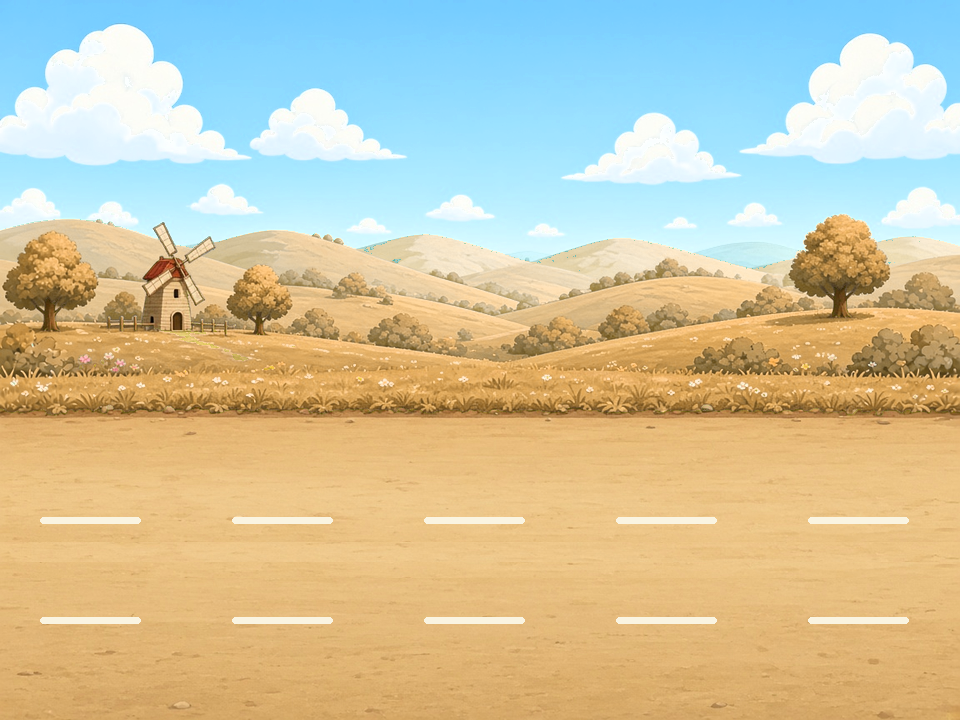
#> input picture project/assets/backdrop_desert.png, 960 x 720 px, given in place of run1.png, which was not available
$ python make_assets.py
#> lines starting #> are read from the running program, lines starting #| are printed output that depends on the picture; after the words box and inside, x2 and y2 are one past the last pixel; in counts of white or black regions, pixels touching at a corner belong together; pictures that were not available may be replaced by others from this repository, and a replacement may not be noted
# 从 XBuilder 版复制素材，并用 Pillow 生成角色/地图的换色版本
import os, shutil, random
from PIL import Image, ImageEnhance, ImageDraw, ImageFilter
import numpy as np
SRC = '/workspace/running_bull/project/assets'
DST = os.path.join(os.path.dirname(__file__), '..', 'public', 'assets')
os.makedirs(DST, exist_ok=True)
S = SRC + '/sprites/'
copy = {
 'Obstacle/crate.png':'crate.png','Obstacle/gate_back.png':'gate_back.png','Obstacle/gate_front.png':'gate_front.png',
 'Obstacle/hay.png':'hay.png','Obstacle/hurdle_back.png':'hurdle_back.png','Obstacle/hurdle_front.png':'hurdle_front.png',
 'Obstacle/rocks.png':'rocks.png','Coin/coin.png':'coin.png','Boost/boost.png':'boost.png','Fx/dust.png':'dust.png',
 'Fx/spark.png':'spark.png','Shadow/shadow.png':'shadow.png','NewRecord/badge.png':'badge.png',
}
for a,b in copy.items(): shutil.copy(S+a, os.path.join(DST,b))
#> further down, im is the input picture: PIL image 960x720 RGBA; mean R, G, B, A 205.8, 196.5, 164.2, 255
frames = ['run1','run2','run3','run4','jump','slide']

def hue_shift(img, dh, sat=1.0, val=1.0, mask_fn=None):
#> called with dh = 0.55, sat = 1, val = 1.05
    rgba = np.array(img.convert('RGBA')).astype(np.float32)
    a = rgba[...,3:4]
#> a: shape (720, 960, 1) float32; every value is 255
    hsv = np.array(img.convert('RGB').convert('HSV')).astype(np.float32)
    m = np.ones(hsv.shape[:2], bool) if mask_fn is None else mask_fn(hsv)
    hsv[...,0] = np.where(m, (hsv[...,0] + dh*255) % 255, hsv[...,0])
    hsv[...,1] = np.where(m, np.clip(hsv[...,1]*sat,0,255), hsv[...,1])
    hsv[...,2] = np.where(m, np.clip(hsv[...,2]*val,0,255), hsv[...,2])
    rgb = np.array(Image.fromarray(hsv.astype(np.uint8),'HSV').convert('RGB')).astype(np.float32)
    out = np.concatenate([rgb, a], -1).astype(np.uint8)
    return Image.fromarray(out,'RGBA')

# 只改“棕色毛皮”区域（色相 ~ 10°-45°），保留红围巾和角
def brown(hsv):
    h = hsv[...,0]*360/255; s = hsv[...,1]; v=hsv[...,2]
#> after `h = hsv[..., 0] * 360 / 255`:
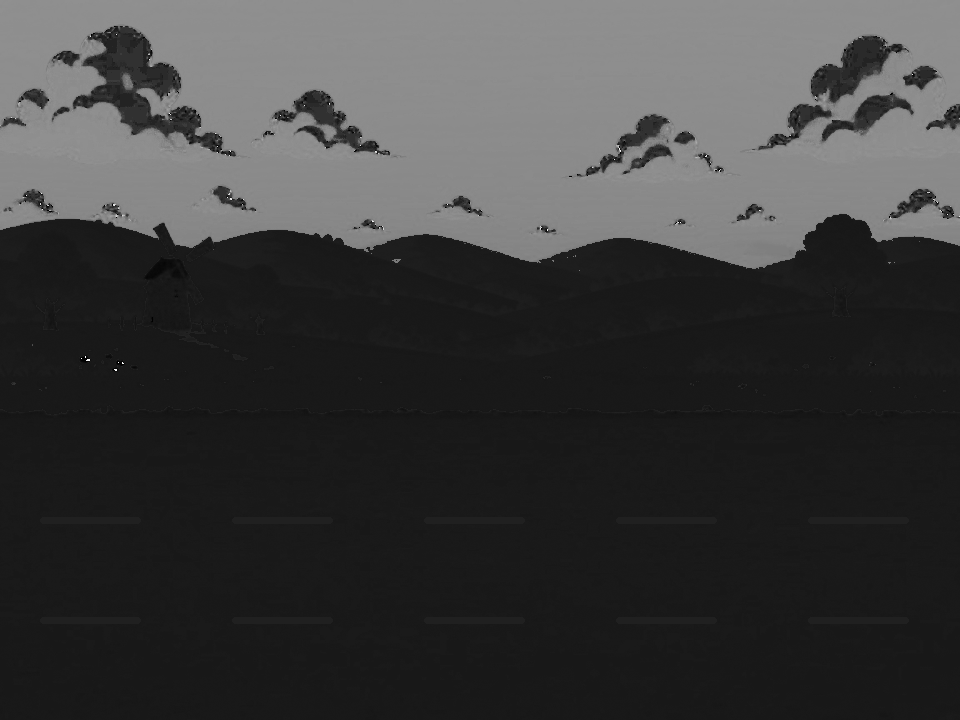
#> h: shape (720, 960) float32; min 0, max 358.6, mean 85.3; drawn with min black and max white
#> after `s = hsv[..., 1]`:
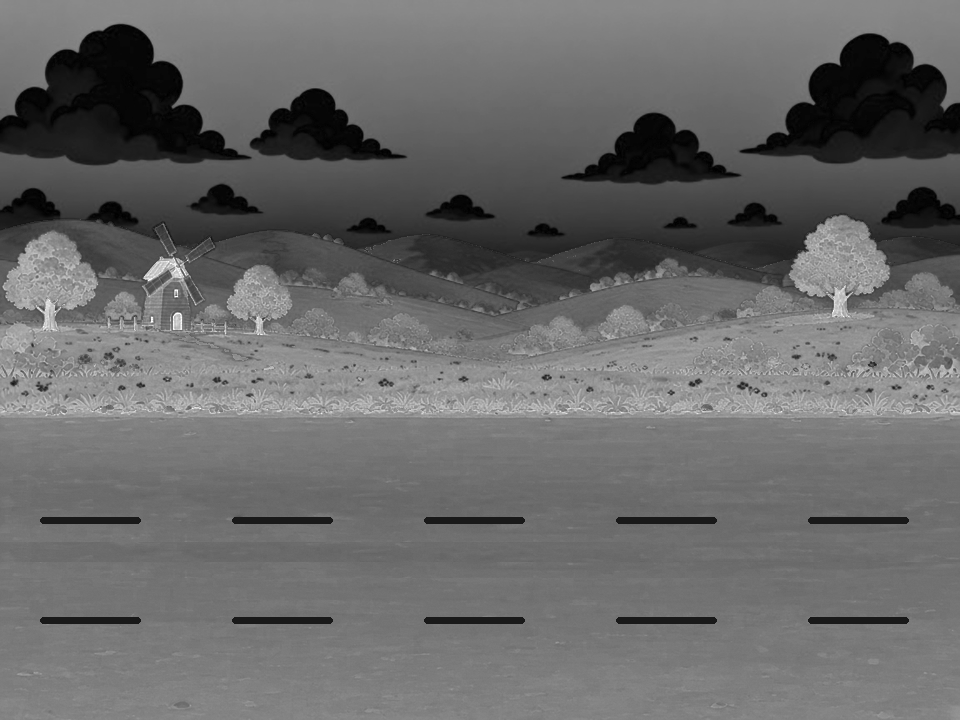
#> s: shape (720, 960) float32; min 0, max 255, mean 104.9
#> after `v = hsv[..., 2]`:
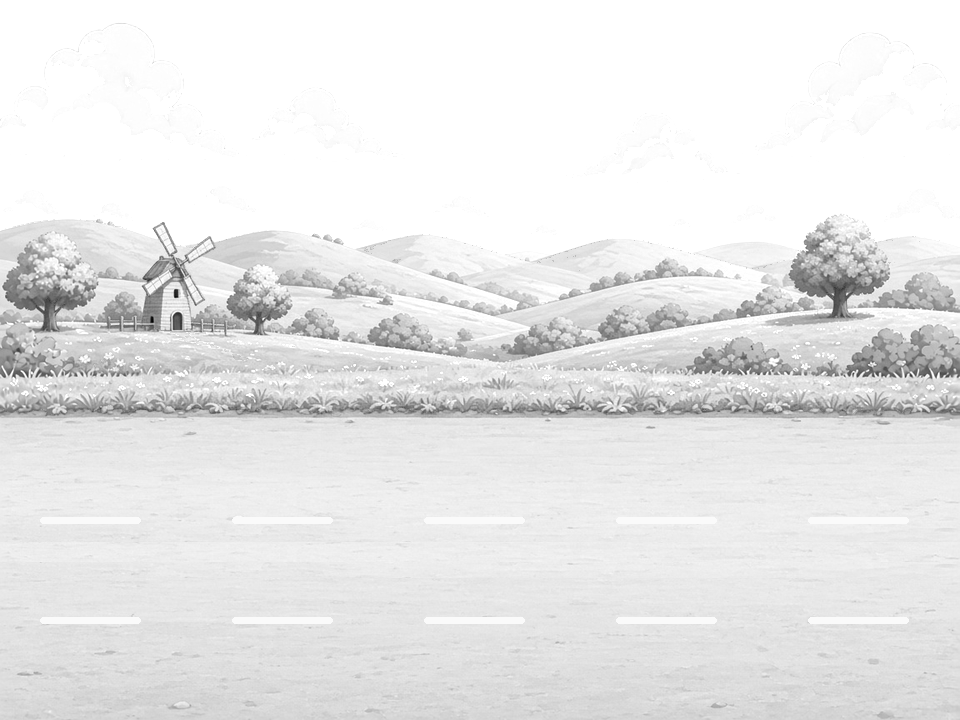
#> v: shape (720, 960) float32; min 2, max 255, mean 231.7
    return (h>12)&(h<50)&(s>60)&(v>40)
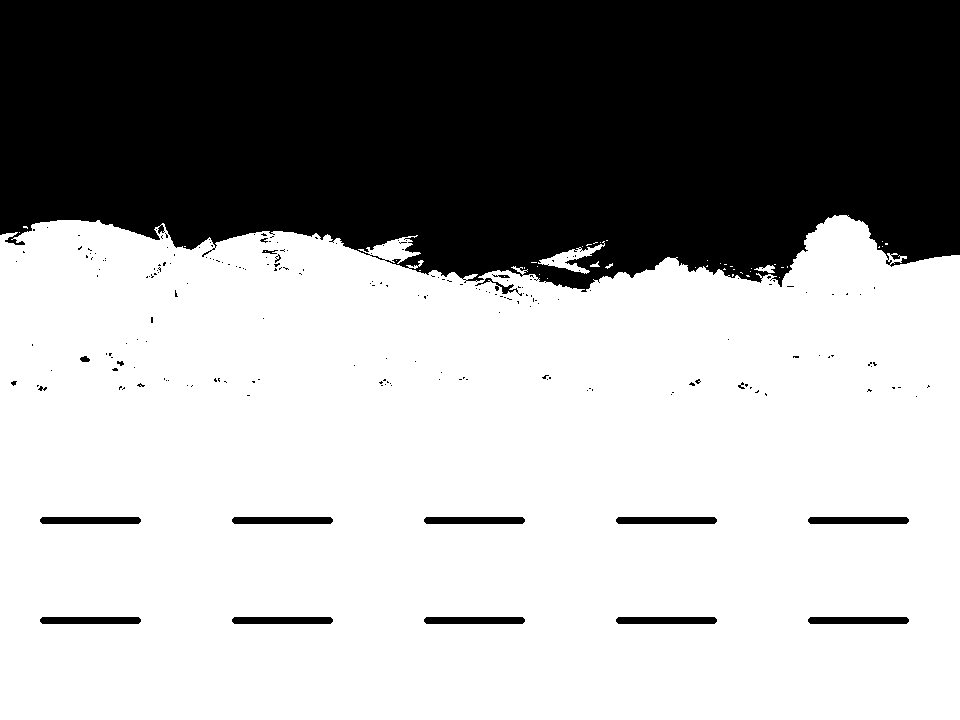
#> returned value: shape (720, 960) bool; 63.9% white; 213 black regions (193 under 20 px), largest, box (x1, y1, x2, y2) and area: (0, 0, 960, 292) 241222, (40, 517, 141, 524) 695, (232, 517, 333, 524) 695
for f in frames:
    im = Image.open(S+f'Bull/{f}.png').convert('RGBA')
    im.save(f'{DST}/bull_{f}.png')
    hue_shift(im, 0.55, 1.0, 1.05, brown).save(f'{DST}/blue_{f}.png')   # 蓝角牛
    hue_shift(im, 0.04, 1.5, 1.35, brown).save(f'{DST}/gold_{f}.png')   # 金角牛
    hue_shift(im, 0.0, 0.25, 0.45, brown).save(f'{DST}/black_{f}.png')  # 黑旋风
#> call 3 of hue_shift, with dh = 0, sat = 0.25, val = 0.45
#> in hue_shift (call 3), `hsv[...,2] = np.where(m, np.clip(hsv[...,2]*val,0,255), hsv[...,2])`:
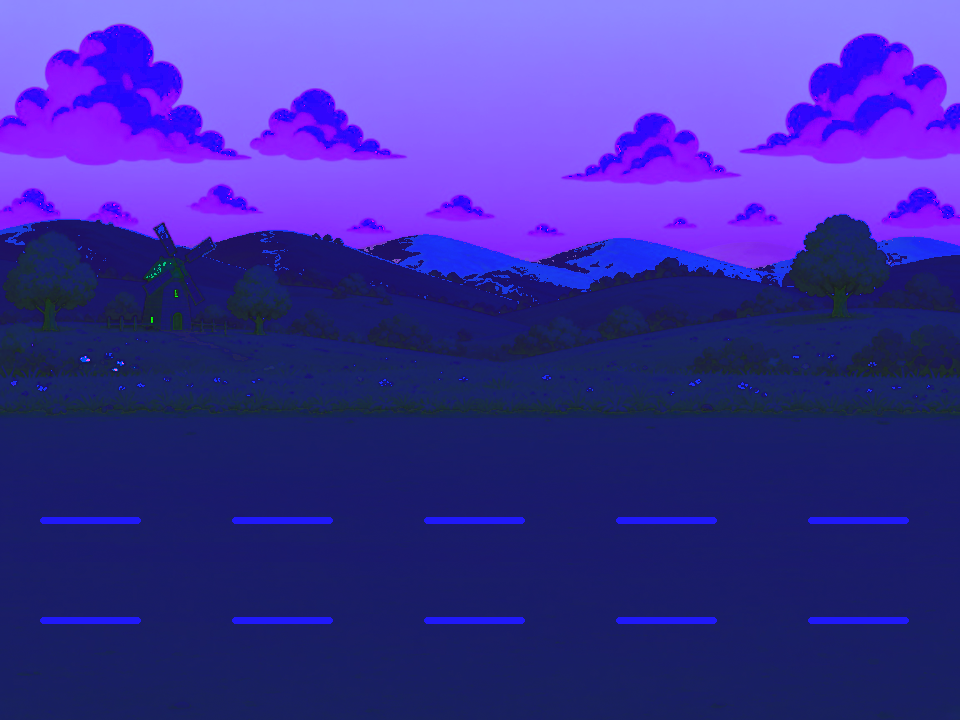
#> hsv: shape (720, 960, 3) float32; mean R, G, B 60, 46.6, 154.5
#> in hue_shift (call 3), `rgb = np.array(Image.fromarray(hsv.astype(np.uint8),'HSV').convert('RG..`:
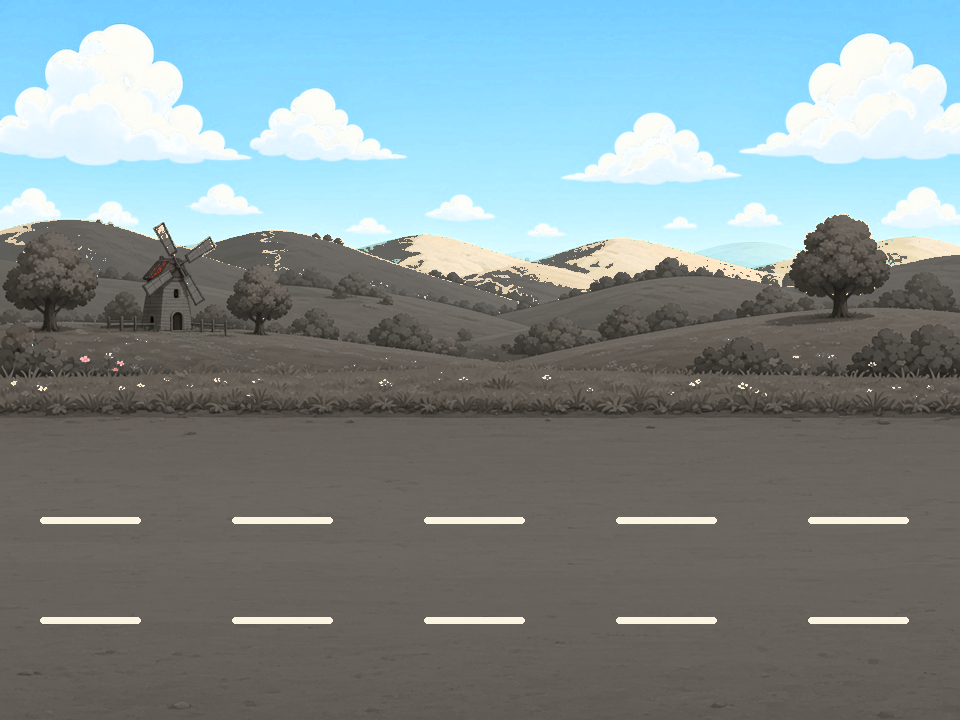
#> rgb: shape (720, 960, 3) float32; mean R, G, B 128.2, 142.9, 146.1
#> pass 2 of the loop `for f in frames:`:
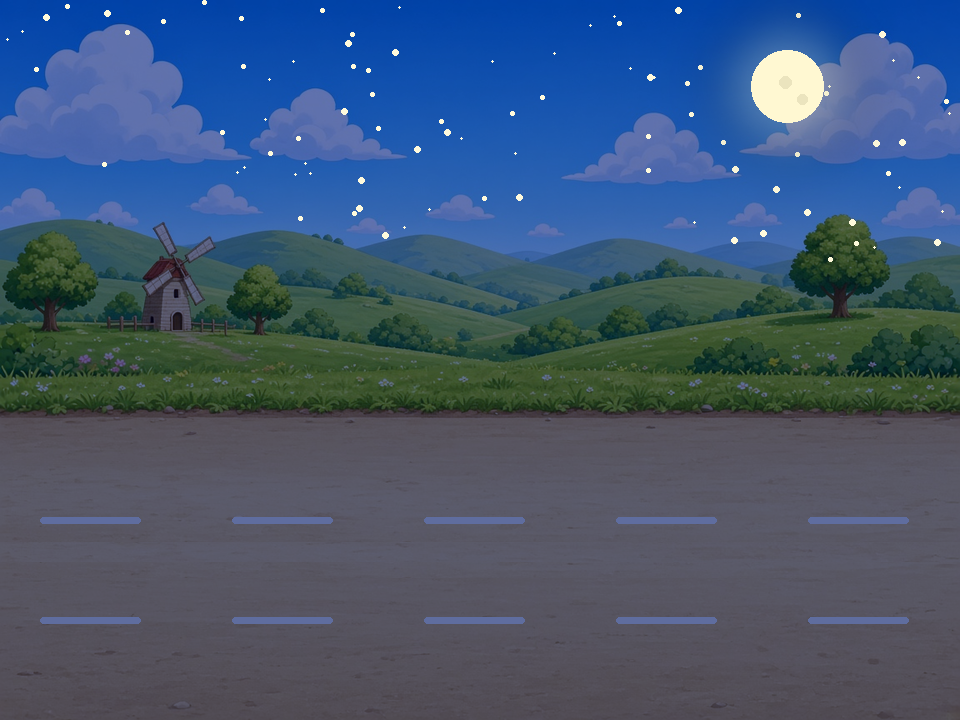
#> input picture project/assets/backdrop_night.png, 960 x 720 px, given in place of run2.png, which was not available
#> im is the input picture: PIL image 960x720 RGBA; mean R, G, B, A 65.4, 86.4, 113.9, 255
#> in brown (call 4), `v = hsv[..., 2]`:
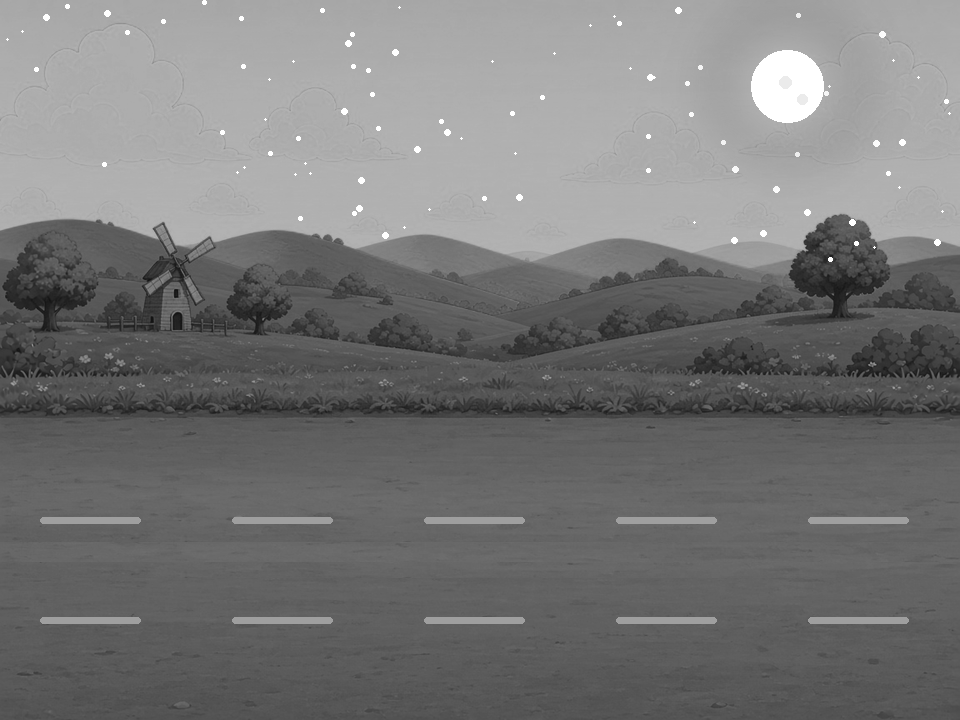
#> v: shape (720, 960) float32; min 20, max 255, mean 118.9
#> in brown (call 4), `return (h>12)&(h<50)&(s>60)&(v>40)`:
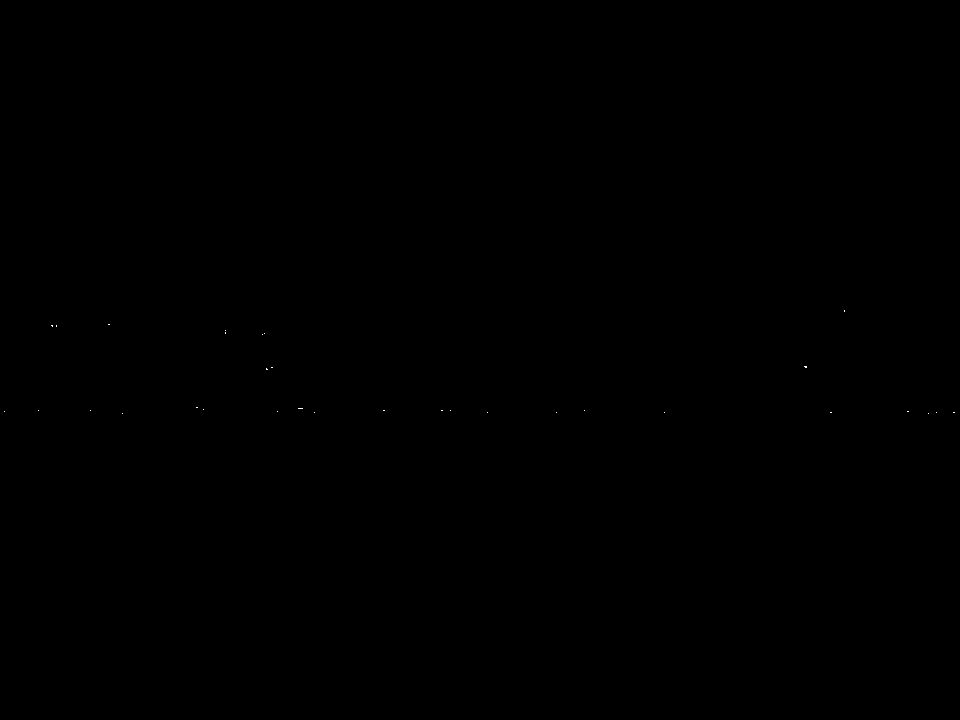
#> returned value: shape (720, 960) bool; 0.01% white in thin lines or dots, all inside (x1, y1, x2, y2) = (4, 310, 955, 414)
#> (the run stopped early here; a loop or call above may not have finished)
